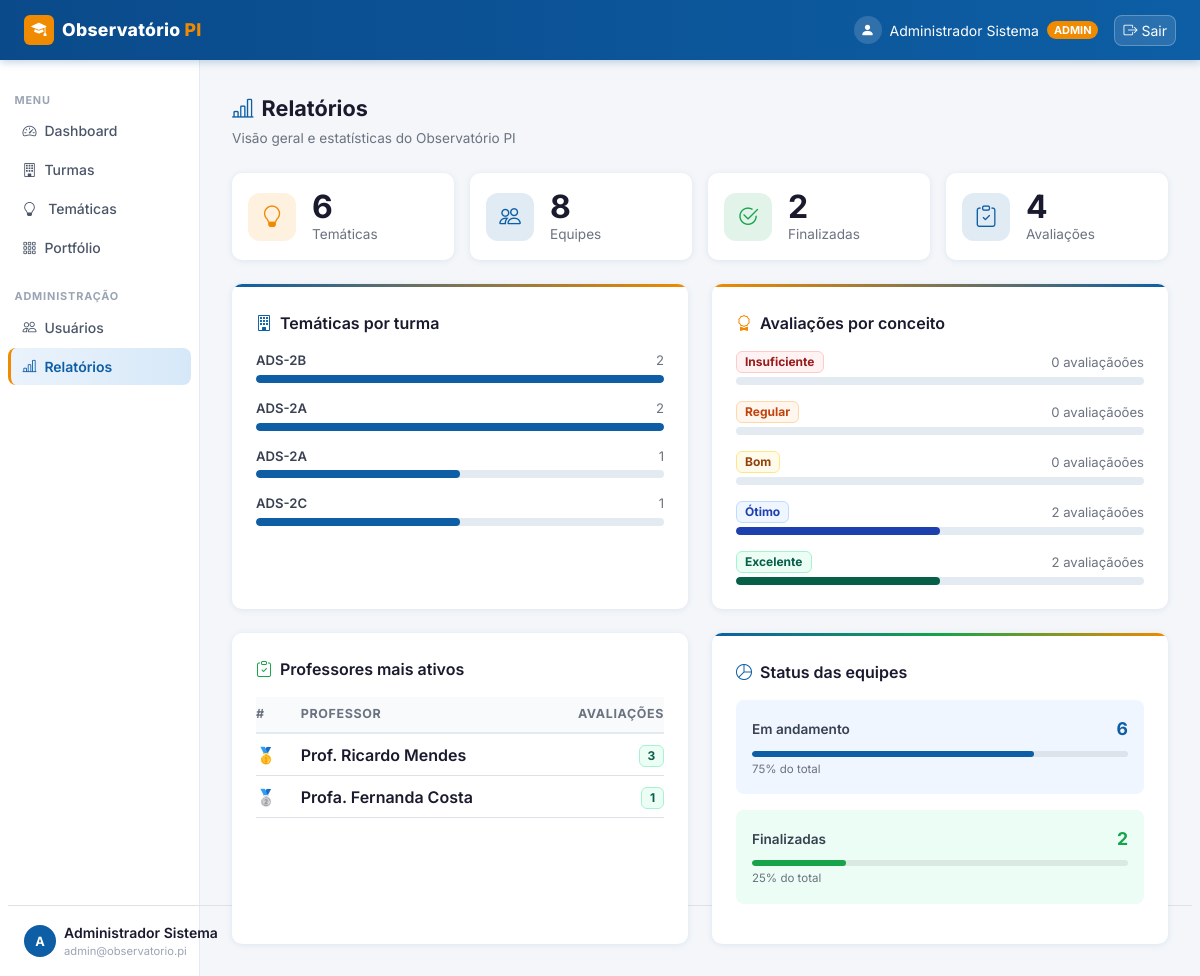
Page /relatorios (signed in) on the committed database.
### observatorio_pi/app/models/user.py (models this page shows)
class User(Base):
    __tablename__ = "users"
    id           = Column(Integer, primary_key=True, index=True)
    nome         = Column(String, nullable=False)
    email        = Column(String, unique=True, index=True, nullable=False)
    senha_hash   = Column(String, nullable=False)
    tipo         = Column(String, default="ALUNO", nullable=False)
    ativo        = Column(Boolean, default=True, nullable=False)
    bio          = Column(Text, default="")          # apresentação pessoal
    linkedin     = Column(String, default="")        # URL LinkedIn
    github       = Column(String, default="")        # URL GitHub
    portfolio_url= Column(String, default="")        # site/portfolio pessoal
    area_interesse = Column(String, default="")      # ex: "Backend, IA, Mobile"
    cidade       = Column(String, default="")        # localização
    telefone     = Column(String, default="")        # contato para empresas

### observatorio_pi/app/models/project.py (models this page shows)
class Turma(Base):
    __tablename__ = "turmas"
    id           = Column(Integer, primary_key=True, index=True)
    nome         = Column(String, nullable=False)           # ex: "ADS-2A"
    semestre     = Column(String, nullable=False)           # ex: "2025-1"
    descricao    = Column(Text, default="")
    ativa        = Column(Boolean, default=True, nullable=False)
    criado_em    = Column(DateTime, default=lambda: datetime.now(timezone.utc))
    tematicas    = relationship("Tematica", back_populates="turma", cascade="all, delete-orphan")

### observatorio_pi/app/main.py (the view)
@app.get("/relatorios", response_class=HTMLResponse)
def relatorios_view(request: Request, db: Session = Depends(get_db)):
    usuario = get_usuario_logado(request, db)
    if not usuario or usuario.tipo not in ("ADMIN", "COORDENADOR"):
        return RedirectResponse(url="/dashboard", status_code=303)
    from sqlalchemy import func
    total_tematicas = db.query(Tematica).count()
    total_equipes   = db.query(Equipe).count()
    total_finalizadas = db.query(Equipe).filter(Equipe.status == "FINALIZADO").count()
    total_avaliacoes  = db.query(Avaliacao).count()
    por_turma = (db.query(Turma.nome, func.count(Tematica.id).label("total"))
        .join(Tematica, Tematica.turma_id == Turma.id).group_by(Turma.id)
        .order_by(func.count(Tematica.id).desc()).all())
    por_conceito = (db.query(Avaliacao.conceito_final, func.count(Avaliacao.id).label("total"))
        .group_by(Avaliacao.conceito_final).all())
    por_conceito_dict = {c: 0 for c in CONCEITOS}
    for c, t in por_conceito:
        if c in por_conceito_dict:
            por_conceito_dict[c] = t
    top_professores = (db.query(User.nome, func.count(Avaliacao.id).label("total"))
        .join(Avaliacao, Avaliacao.professor_id == User.id)
        .group_by(User.id).order_by(func.count(Avaliacao.id).desc()).limit(10).all())
    return templates.TemplateResponse("relatorios.html", {
        "request": request, "usuario": usuario,
        "total_tematicas": total_tematicas, "total_equipes": total_equipes,
        "total_finalizadas": total_finalizadas, "total_avaliacoes": total_avaliacoes,
        "por_turma": por_turma, "por_conceito": por_conceito_dict,
        "top_professores": top_professores,
        "conceitos": CONCEITOS, "conceito_label": CONCEITO_LABEL,
        "active_page": "relatorios",
    })

### observatorio_pi/app/templates/relatorios.html (shortened to what this page needs)
{% extends "base_auth.html" %}
{% block content %}
<div class="page-title mb-1"><i class="bi bi-bar-chart-line me-2" style="color:var(--senac-blue);"></i>Relatórios</div>
<div class="page-subtitle mb-4">Visão geral e estatísticas do Observatório PI</div>
<div class="row g-3 mb-4">
    {% for icon, val, label, cor in [('bi-lightbulb', total_tematicas, 'Temáticas', 'orange'),('bi-people', total_equipes, 'Equipes', 'blue'),('bi-check2-circle', total_finalizadas, 'Finalizadas', 'green'),('bi-clipboard-check', total_avaliacoes, 'Avaliações', 'blue')] %}
    <div class="col-sm-6 col-xl-3">
        <div class="card p-3 h-100">
            <div class="d-flex align-items-center gap-3">
                <div class="stat-card-icon {{ cor }}"><i class="bi {{ icon }}"></i></div>
                <div><div class="fs-2 fw-bold" style="color:#1a1a2e;line-height:1.1;">{{ val }}</div><div class="page-subtitle">{{ label }}</div></div>
            </div>
        </div>
    </div>
    {% endfor %}
</div>
<div class="row g-4">
    <div class="col-lg-6">
        <div class="card p-4 h-100" style="overflow:hidden;">
            <div style="height:3px;background:linear-gradient(90deg,var(--senac-blue),var(--senac-orange));border-radius:3px;margin:-1.5rem -1.5rem 1.5rem;"></div>
            <div class="fw-semibold mb-3" style="color:#1a1a2e;"><i class="bi bi-building me-2" style="color:var(--senac-blue);"></i>Temáticas por turma</div>
            {% if por_turma %}
            {% set max_t = por_turma[0][1] if por_turma else 1 %}
            <div class="d-flex flex-column gap-3">
                {% for nome_t, total in por_turma %}
                <div>
                    <div class="d-flex justify-content-between mb-1" style="font-size:.82rem;"><span class="fw-semibold" style="color:#374151;">{{ nome_t or '(sem turma)' }}</span><span style="color:#6b7280;">{{ total }}</span></div>
                    <div class="progress" style="height:8px;background:#e4eaf2;border-radius:4px;"><div class="progress-bar" style="width:{{ (total/max_t*100)|int }}%;background:var(--senac-blue);border-radius:4px;"></div></div>
                </div>
                {% endfor %}
            </div>
            {% else %}<div class="text-center py-4" style="color:#9aa5b4;"><i class="bi bi-bar-chart fs-3 d-block mb-2"></i>Sem dados</div>{% endif %}
        </div>
    </div>
    <div class="col-lg-6">
        <div class="card p-4 h-100" style="overflow:hidden;">
            <div style="height:3px;background:linear-gradient(90deg,var(--senac-orange),var(--senac-blue));border-radius:3px;margin:-1.5rem -1.5rem 1.5rem;"></div>
            <div class="fw-semibold mb-3" style="color:#1a1a2e;"><i class="bi bi-award me-2" style="color:var(--senac-orange);"></i>Avaliações por conceito</div>
            {% set cores_c = {'INSUFICIENTE': ('#fef2f2','#991b1b','#fecaca'), 'REGULAR': ('#fff7ed','#c2410c','#fed7aa'), 'BOM': ('#fffbeb','#92400e','#fde68a'), 'OTIMO': ('#eff6ff','#1e40af','#bfdbfe'), 'EXCELENTE': ('#ecfdf5','#065f46','#a7f3d0')} %}
            {% set total_av = por_conceito.values()|sum %}
            <div class="d-flex flex-column gap-3">
                {% for c in conceitos %}
                {% set qtd = por_conceito[c] %}
                <div>
                    <div class="d-flex justify-content-between align-items-center mb-1">
                        {% set bg, fg, bd = cores_c[c] %}
                        <span class="badge px-2 py-1" style="background:{{ bg }};color:{{ fg }};border:1px solid {{ bd }};font-size:.75rem;">{{ conceito_label[c] }}</span>
                        <span style="font-size:.82rem;color:#6b7280;">{{ qtd }} avaliação{{ 'ões' if qtd != 1 else '' }}</span>
                    </div>
                    <div class="progress" style="height:8px;background:#e4eaf2;border-radius:4px;"><div class="progress-bar" style="width:{{ ((qtd/total_av*100)|int) if total_av > 0 else 0 }}%;background:{{ fg }};border-radius:4px;"></div></div>
                </div>
                {% endfor %}
            </div>
        </div>
    </div>
    <div class="col-lg-6">
        <div class="card p-4 h-100">
            <div class="fw-semibold mb-3" style="color:#1a1a2e;"><i class="bi bi-clipboard-check me-2" style="color:#16a34a;"></i>Professores mais ativos</div>
            {% if top_professores %}
            <table class="table table-hover align-middle mb-0">
                <thead><tr><th class="ps-0">#</th><th>Professor</th><th class="text-end pe-0">Avaliações</th></tr></thead>
                <tbody>
                    {% for nome_p, total in top_professores %}
                    <tr>
                        <td class="ps-0">{% if loop.index==1 %}🥇{% elif loop.index==2 %}🥈{% elif loop.index==3 %}🥉{% else %}<span class="text-muted small">{{ loop.index }}</span>{% endif %}</td>
                        <td class="fw-semibold" style="color:#1a1a2e;">{{ nome_p }}</td>
                        <td class="text-end pe-0"><span class="badge" style="background:#ecfdf5;color:#065f46;border:1px solid #a7f3d0;">{{ total }}</span></td>
                    </tr>
                    {% endfor %}
                </tbody>
            </table>
            {% else %}<div class="text-center py-4" style="color:#9aa5b4;"><i class="bi bi-clipboard fs-3 d-block mb-2"></i>Sem dados</div>{% endif %}
        </div>
    </div>
    <div class="col-lg-6">
        <div class="card p-4 h-100" style="overflow:hidden;">
            <div style="height:3px;background:linear-gradient(90deg,var(--senac-blue),#16a34a,var(--senac-orange));border-radius:3px;margin:-1.5rem -1.5rem 1.5rem;"></div>
            <div class="fw-semibold mb-3" style="color:#1a1a2e;"><i class="bi bi-pie-chart me-2" style="color:var(--senac-blue);"></i>Status das equipes</div>
            {% if total_equipes > 0 %}
            {% set em_andamento = total_equipes - total_finalizadas %}
            {% for label_s, qtd_s, cor_s, bg_s in [('Em andamento', em_andamento, 'var(--senac-blue)', '#eff6ff'), ('Finalizadas', total_finalizadas, '#16a34a', '#ecfdf5')] %}
            <div class="rounded-3 p-3 mb-3" style="background:{{ bg_s }};">
                <div class="d-flex justify-content-between align-items-center mb-2">
                    <span class="fw-semibold" style="font-size:.85rem;color:#374151;">{{ label_s }}</span>
                    <span class="fw-bold" style="color:{{ cor_s }};font-size:1.1rem;">{{ qtd_s }}</span>
                </div>
                <div class="progress" style="height:6px;background:rgba(0,0,0,.08);border-radius:3px;">
                    <div class="progress-bar" style="width:{{ ((qtd_s/total_equipes)*100)|int }}%;background:{{ cor_s }};border-radius:3px;"></div>
                </div>
                <div class="mt-1" style="font-size:.72rem;color:#6b7280;">{{ ((qtd_s/total_equipes)*100)|int }}% do total</div>
            </div>
            {% endfor %}
            {% else %}<div class="text-center py-3" style="color:#9aa5b4;">Nenhuma equipe cadastrada ainda.</div>{% endif %}
        </div>
    </div>
</div>
{% endblock %}

### observatorio_pi/app/templates/base_auth.html (shortened to what this page needs)
{% extends "base.html" %}
{% block body %}
<nav class="navbar navbar-senac navbar-expand-lg">
    <div class="container-fluid px-4">
        <a class="navbar-brand d-flex align-items-center gap-2" href="/dashboard">
            <div style="background:var(--senac-orange);border-radius:6px;width:30px;height:30px;display:flex;align-items:center;justify-content:center;">
                <i class="bi bi-mortarboard-fill text-white" style="font-size:.95rem;"></i>
            </div>
            <span>Observatório <span class="brand-dot">PI</span></span>
        </a>
        <div class="ms-auto d-flex align-items-center gap-3">
            <span class="text-white-50 small d-none d-sm-flex align-items-center gap-2">
                <span style="width:28px;height:28px;background:rgba(255,255,255,.15);border-radius:50%;display:flex;align-items:center;justify-content:center;">
                    <i class="bi bi-person-fill text-white"></i>
                </span>
                <span class="text-white">{{ usuario.nome }}</span>
                <span class="badge rounded-pill" style="background:var(--senac-orange);font-size:.68rem;font-weight:700;">{{ usuario.tipo }}</span>
            </span>
            <a href="/logout" class="btn btn-sm d-flex align-items-center gap-1"
               style="background:rgba(255,255,255,.12);color:#fff;border:1px solid rgba(255,255,255,.25);border-radius:8px;">
                <i class="bi bi-box-arrow-right"></i><span class="d-none d-sm-inline">Sair</span>
            </a>
        </div>
    </div>
</nav>
<div class="container-fluid g-0">
    <div class="row g-0">
        <nav class="col-md-2 d-none d-md-block sidebar">
            <div class="sidebar-section-label">Menu</div>
            <ul class="nav flex-column px-2">
                <li class="nav-item">
                    <a class="nav-link {% if active_page == 'dashboard' %}active{% endif %}" href="/dashboard">
                        <i class="bi bi-speedometer2 me-2"></i>Dashboard
                    </a>
                </li>
                {% if usuario.tipo in ('ADMIN','COORDENADOR') %}
                <li class="nav-item">
                    <a class="nav-link {% if active_page == 'turmas' %}active{% endif %}" href="/turmas">
                        <i class="bi bi-building me-2"></i>Turmas
                    </a>
                </li>
                {% endif %}
                <li class="nav-item">
                    <a class="nav-link {% if active_page == 'tematicas' %}active{% endif %}" href="/tematicas">
                        <i class="bi bi-lightbulb me-2"></i>
                        {% if usuario.tipo == 'ALUNO' %}Minhas Temáticas{% else %}Temáticas{% endif %}
                    </a>
                </li>
                <li class="nav-item">
                    <a class="nav-link {% if active_page == 'portfolio' %}active{% endif %}" href="/portfolio">
                        <i class="bi bi-grid-3x3-gap me-2"></i>Portfólio
                    </a>
                </li>
            </ul>
            {% if usuario.tipo in ('ADMIN','COORDENADOR') %}
            <div class="sidebar-section-label mt-2">Administração</div>
            <ul class="nav flex-column px-2">
                <li class="nav-item">
                    <a class="nav-link {% if active_page == 'usuarios' %}active{% endif %}" href="/usuarios">
                        <i class="bi bi-people me-2"></i>Usuários
                    </a>
                </li>
                <li class="nav-item">
                    <a class="nav-link {% if active_page == 'relatorios' %}active{% endif %}" href="/relatorios">
                        <i class="bi bi-bar-chart-line me-2"></i>Relatórios
                    </a>
                </li>
            </ul>
            {% endif %}
            <div class="px-3 pt-3 border-top mx-2" style="position:absolute;bottom:1rem;left:0;right:0;">
                <div class="d-flex align-items-center gap-2">
                    <div class="rounded-circle d-flex align-items-center justify-content-center flex-shrink-0"
                         style="width:32px;height:32px;background:var(--senac-blue);color:#fff;font-size:.8rem;font-weight:700;">
                        {{ usuario.nome[0].upper() }}
                    </div>
                    <div style="min-width:0;">
                        <div class="small fw-semibold text-truncate" style="color:#1a1a2e;">{{ usuario.nome }}</div>
                        <div class="text-truncate" style="font-size:.7rem;color:#9aa5b4;">{{ usuario.email }}</div>
                    </div>
                </div>
            </div>
        </nav>
        <main class="col-md-10 main-content" style="min-height:calc(100vh - 60px);">
            {% block content %}{% endblock %}
        </main>
    </div>
</div>
{% endblock %}

### rows in the picture
User: nome "Administrador Sistema", tipo "ADMIN", nome "A", email "admin@observatorio.pi"
Turma: nome "ADS-2B", id "2", {{ (total/max_t*100)|int }} 100 (drawn)
Turma: nome "ADS-2A", total "2", {{ (total/max_t*100)|int }} 100 (drawn)
Turma: nome "ADS-2A", total "1", {{ (total/max_t*100)|int }} 50 (drawn)
Turma: nome "ADS-2C", ativa "1", {{ (total/max_t*100)|int }} 50 (drawn)
User: nome "Prof. Ricardo Mendes", total "3"
User: nome "Profa. Fernanda Costa", ativo "1"

### other values in the picture
{{ val }} "6" "8" "2" "4"
{{ label }} "Temáticas" "Equipes" "Finalizadas" "Avaliações"
{{ conceito_label[c] }} "Insuficiente" "Regular" "Bom" "Ótimo" "Excelente"
{{ qtd }} "0" "0" "0" "2" "2"
{{ 'ões' if qtd != 1 else '' }} "ões" "ões" "ões" "ões" "ões"
{{ label_s }} "Em andamento" "Finalizadas"
{{ qtd_s }} "6" "2"
{{ ((qtd_s/total_equipes)*100)|int }} "75" "25"
